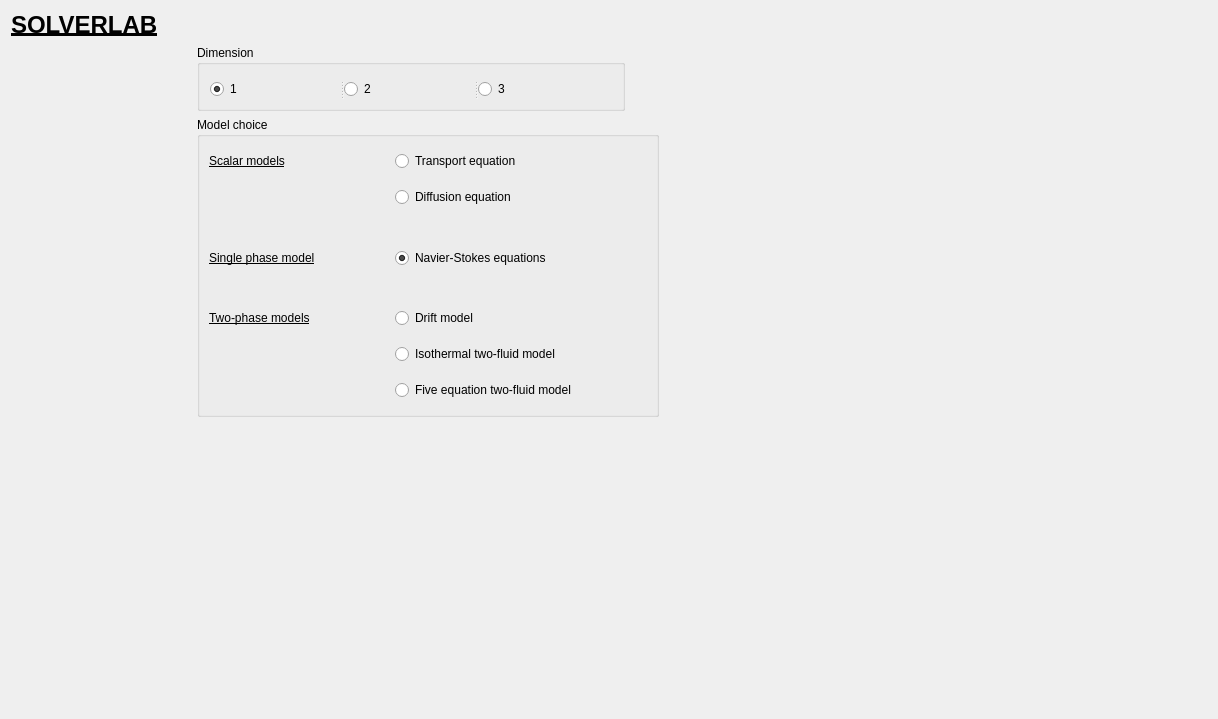
  <widget class="QWidget" name="tabModel">
   <attribute name="title">
    <string>Model choice</string>
   </attribute>
   <layout class="QGridLayout" name="gridLayout_7">
    <item row="4" column="3">
     <spacer name="horizontalSpacer_28">
      <property name="orientation">
       <enum>Qt::Horizontal</enum>
      </property>
      <property name="sizeHint" stdset="0">
       <size>
        <width>542</width>
        <height>20</height>
       </size>
      </property>
     </spacer>
    </item>
    <item row="1" column="2">
     <widget class="QGroupBox" name="Dimension_groupBox">
      <property name="minimumSize">
       <size>
        <width>428</width>
        <height>66</height>
       </size>
      </property>
      <property name="maximumSize">
       <size>
        <width>428</width>
        <height>66</height>
       </size>
      </property>
      <property name="title">
       <string>Dimension</string>
      </property>
      <layout class="QGridLayout" name="gridLayout_5">
       <item row="0" column="0">
        <widget class="QSplitter" name="splitter_12">
         <property name="minimumSize">
          <size>
           <width>402</width>
           <height>30</height>
          </size>
         </property>
         <property name="orientation">
          <enum>Qt::Horizontal</enum>
         </property>
         <widget class="QRadioButton" name="Dim1_RadioButton">
          <property name="enabled">
           <bool>true</bool>
          </property>
          <property name="minimumSize">
           <size>
            <width>130</width>
            <height>30</height>
           </size>
          </property>
          <property name="maximumSize">
           <size>
            <width>130</width>
            <height>30</height>
           </size>
          </property>
          <property name="mouseTracking">
           <bool>true</bool>
          </property>
          <property name="acceptDrops">
           <bool>false</bool>
          </property>
          <property name="text">
           <string>1</string>
          </property>
          <property name="checked">
           <bool>true</bool>
          </property>
         </widget>
         <widget class="QRadioButton" name="Dim2_RadioButton">
          <property name="minimumSize">
           <size>
            <width>130</width>
            <height>30</height>
           </size>
          </property>
          <property name="maximumSize">
           <size>
            <width>130</width>
            <height>30</height>
           </size>
          </property>
          <property name="text">
           <string>2</string>
          </property>
         </widget>
         <widget class="QRadioButton" name="Dim3_RadioButton">
          <property name="enabled">
           <bool>true</bool>
          </property>
          <property name="minimumSize">
           <size>
            <width>130</width>
            <height>30</height>
           </size>
          </property>
          <property name="maximumSize">
           <size>
            <width>130</width>
            <height>30</height>
           </size>
          </property>
          <property name="mouseTracking">
           <bool>true</bool>
          </property>
          <property name="acceptDrops">
           <bool>false</bool>
          </property>
          <property name="text">
           <string>3</string>
          </property>
          <property name="checkable">
           <bool>true</bool>
          </property>
          <property name="checked">
           <bool>false</bool>
          </property>
         </widget>
        </widget>
       </item>
      </layout>
     </widget>
    </item>
    <item row="2" column="1">
     <spacer name="horizontalSpacer_29">
      <property name="orientation">
       <enum>Qt::Horizontal</enum>
      </property>
      <property name="sizeHint" stdset="0">
       <size>
        <width>151</width>
        <height>20</height>
       </size>
      </property>
     </spacer>
    </item>
    <item row="0" column="2" colspan="2">
     <spacer name="horizontalSpacer_27">
      <property name="orientation">
       <enum>Qt::Horizontal</enum>
      </property>
      <property name="sizeHint" stdset="0">
       <size>
        <width>1010</width>
        <height>20</height>
       </size>
      </property>
     </spacer>
    </item>
    <item row="1" column="0" rowspan="4">
     <spacer name="verticalSpacer">
      <property name="orientation">
       <enum>Qt::Vertical</enum>
      </property>
      <property name="sizeHint" stdset="0">
       <size>
        <width>20</width>
        <height>663</height>
       </size>
      </property>
     </spacer>
    </item>
    <item row="0" column="0" colspan="2">
     <widget class="QLabel" name="label_27">
      <property name="minimumSize">
       <size>
        <width>180</width>
        <height>0</height>
       </size>
      </property>
      <property name="text">
       <string>&lt;html&gt;&lt;head/&gt;&lt;body&gt;&lt;p&gt;&lt;span style=&quot; font-size:18pt; font-weight:600; text-decoration: underline;&quot;&gt;SOLVERLAB&lt;/span&gt;&lt;/p&gt;&lt;/body&gt;&lt;/html&gt;</string>
      </property>
     </widget>
    </item>
    <item row="2" column="2">
     <widget class="QGroupBox" name="ModelChoice_groupBox">
      <property name="minimumSize">
       <size>
        <width>462</width>
        <height>300</height>
       </size>
      </property>
      <property name="maximumSize">
       <size>
        <width>462</width>
        <height>300</height>
       </size>
      </property>
      <property name="title">
       <string>Model choice</string>
      </property>
      <layout class="QGridLayout" name="gridLayout_4">
       <item row="0" column="0">
        <widget class="QLabel" name="LinearScalarProblem">
         <property name="minimumSize">
          <size>
           <width>180</width>
           <height>30</height>
          </size>
         </property>
         <property name="maximumSize">
          <size>
           <width>180</width>
           <height>30</height>
          </size>
         </property>
         <property name="text">
          <string>&lt;html&gt;&lt;head/&gt;&lt;body&gt;&lt;p&gt;&lt;span style=&quot; text-decoration: underline;&quot;&gt;Scalar models&lt;/span&gt;&lt;/p&gt;&lt;/body&gt;&lt;/html&gt;</string>
         </property>
        </widget>
       </item>
       <item row="0" column="1">
        <widget class="QRadioButton" name="TransportEquation_RadioButton">
         <property name="minimumSize">
          <size>
           <width>250</width>
           <height>30</height>
          </size>
         </property>
         <property name="maximumSize">
          <size>
           <width>250</width>
           <height>30</height>
          </size>
         </property>
         <property name="text">
          <string>Transport equation</string>
         </property>
        </widget>
       </item>
       <item row="1" column="0">
        <widget class="QLabel" name="LinearScalarProblem_2">
         <property name="minimumSize">
          <size>
           <width>180</width>
           <height>30</height>
          </size>
         </property>
         <property name="maximumSize">
          <size>
           <width>180</width>
           <height>30</height>
          </size>
         </property>
         <property name="text">
          <string>&lt;html&gt;&lt;head/&gt;&lt;body&gt;&lt;p/&gt;&lt;/body&gt;&lt;/html&gt;</string>
         </property>
        </widget>
       </item>
       <item row="1" column="1">
        <widget class="QRadioButton" name="DiffusionEquation_RadioButton">
         <property name="minimumSize">
          <size>
           <width>250</width>
           <height>30</height>
          </size>
         </property>
         <property name="maximumSize">
          <size>
           <width>250</width>
           <height>30</height>
          </size>
         </property>
         <property name="text">
          <string>Diffusion equation</string>
         </property>
        </widget>
       </item>
       <item row="2" column="0">
        <spacer name="verticalSpacer_2">
         <property name="orientation">
          <enum>Qt::Vertical</enum>
         </property>
         <property name="sizeHint" stdset="0">
          <size>
           <width>20</width>
           <height>18</height>
          </size>
         </property>
        </spacer>
       </item>
       <item row="2" column="1">
        <spacer name="verticalSpacer_7">
         <property name="orientation">
          <enum>Qt::Vertical</enum>
         </property>
         <property name="sizeHint" stdset="0">
          <size>
           <width>20</width>
           <height>18</height>
          </size>
         </property>
        </spacer>
       </item>
       <item row="3" column="0">
        <widget class="QLabel" name="NS_model">
         <property name="minimumSize">
          <size>
           <width>180</width>
           <height>30</height>
          </size>
         </property>
         <property name="maximumSize">
          <size>
           <width>180</width>
           <height>30</height>
          </size>
         </property>
         <property name="text">
          <string>&lt;html&gt;&lt;head/&gt;&lt;body&gt;&lt;p&gt;&lt;span style=&quot; text-decoration: underline;&quot;&gt;Single phase model&lt;/span&gt;&lt;/p&gt;&lt;/body&gt;&lt;/html&gt;</string>
         </property>
        </widget>
       </item>
       <item row="3" column="1">
        <widget class="QRadioButton" name="SinglePhase_RadioButton">
         <property name="minimumSize">
          <size>
           <width>250</width>
           <height>30</height>
          </size>
         </property>
         <property name="maximumSize">
          <size>
           <width>250</width>
           <height>30</height>
          </size>
         </property>
         <property name="text">
          <string>Navier-Stokes equations</string>
         </property>
         <property name="checked">
          <bool>true</bool>
         </property>
        </widget>
       </item>
       <item row="4" column="0">
        <spacer name="verticalSpacer_11">
         <property name="orientation">
          <enum>Qt::Vertical</enum>
         </property>
         <property name="sizeHint" stdset="0">
          <size>
           <width>20</width>
           <height>18</height>
          </size>
         </property>
        </spacer>
       </item>
       <item row="4" column="1">
        <spacer name="verticalSpacer_">
         <property name="orientation">
          <enum>Qt::Vertical</enum>
         </property>
         <property name="sizeHint" stdset="0">
          <size>
           <width>20</width>
           <height>18</height>
          </size>
         </property>
        </spacer>
       </item>
       <item row="5" column="0">
        <widget class="QLabel" name="TwoPhaseModels">
         <property name="minimumSize">
          <size>
           <width>180</width>
           <height>30</height>
          </size>
         </property>
         <property name="maximumSize">
          <size>
           <width>180</width>
           <height>30</height>
          </size>
         </property>
         <property name="text">
          <string>&lt;html&gt;&lt;head/&gt;&lt;body&gt;&lt;p&gt;&lt;span style=&quot; text-decoration: underline;&quot;&gt;Two-phase models&lt;/span&gt;&lt;/p&gt;&lt;/body&gt;&lt;/html&gt;</string>
         </property>
        </widget>
       </item>
       <item row="5" column="1">
        <widget class="QRadioButton" name="DriftModel_RadioButton">
         <property name="minimumSize">
          <size>
           <width>250</width>
           <height>30</height>
          </size>
         </property>
         <property name="maximumSize">
          <size>
           <width>250</width>
           <height>30</height>
          </size>
         </property>
         <property name="text">
          <string>Drift model</string>
         </property>
        </widget>
       </item>
       <item row="6" column="0">
        <widget class="QLabel" name="TwoPhaseModels_2">
         <property name="minimumSize">
          <size>
           <width>180</width>
           <height>30</height>
          </size>
         </property>
         <property name="maximumSize">
          <size>
           <width>180</width>
           <height>30</height>
          </size>
         </property>
         <property name="text">
          <string>&lt;html&gt;&lt;head/&gt;&lt;body&gt;&lt;p/&gt;&lt;/body&gt;&lt;/html&gt;</string>
         </property>
        </widget>
       </item>
       <item row="6" column="1">
        <widget class="QRadioButton" name="IsothermalTwoFluid_RadioButton">
         <property name="minimumSize">
          <size>
           <width>250</width>
           <height>30</height>
          </size>
         </property>
         <property name="maximumSize">
          <size>
           <width>250</width>
           <height>30</height>
          </size>
         </property>
         <property name="text">
          <string>Isothermal two-fluid model</string>
         </property>
        </widget>
       </item>
       <item row="7" column="0">
        <widget class="QLabel" name="TwoPhaseModels_3">
         <property name="minimumSize">
          <size>
           <width>180</width>
           <height>30</height>
          </size>
         </property>
         <property name="maximumSize">
          <size>
           <width>180</width>
           <height>30</height>
          </size>
         </property>
         <property name="text">
          <string>&lt;html&gt;&lt;head/&gt;&lt;body&gt;&lt;p/&gt;&lt;/body&gt;&lt;/html&gt;</string>
         </property>
        </widget>
       </item>
       <item row="7" column="1">
        <widget class="QRadioButton" name="FiveEqsTwoFluid_RadioButton">
         <property name="minimumSize">
          <size>
           <width>250</width>
           <height>30</height>
          </size>
         </property>
         <property name="maximumSize">
          <size>
           <width>250</width>
           <height>30</height>
          </size>
         </property>
         <property name="text">
          <string>Five equation two-fluid model</string>
         </property>
        </widget>
       </item>
      </layout>
     </widget>
    </item>
   </layout>
  </widget>
